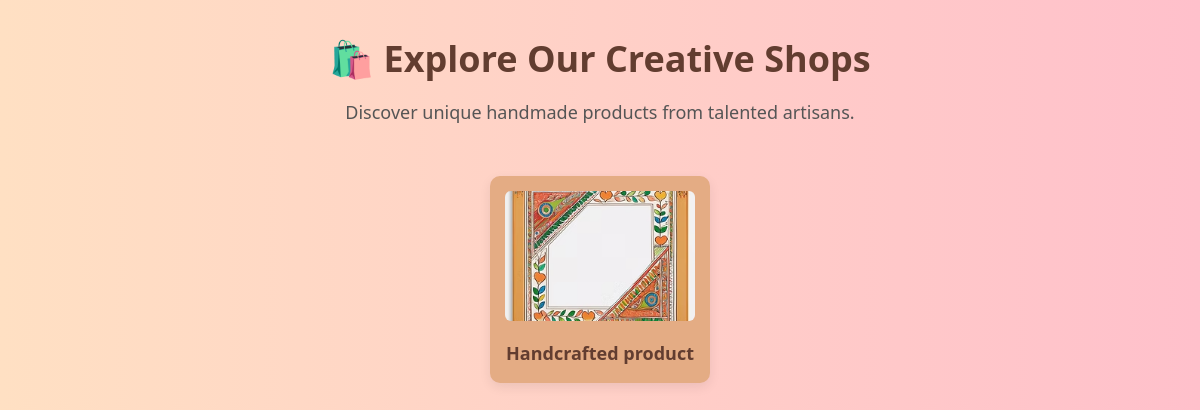
The page /shops on the database its author committed.
### tables this page shows
CREATE TABLE shops (
    id INTEGER PRIMARY KEY AUTOINCREMENT,
    user_id INTEGER NOT NULL,
    shop_name TEXT NOT NULL,
    shop_logo TEXT,
    mobile TEXT,
    bank_account TEXT,
    ifsc TEXT,
    pan TEXT,
    FOREIGN KEY (user_id) REFERENCES users (id)
);

### app.py (the view)
@app.route('/shops')
def list_shops():
    conn = get_db_connection()
    shops = conn.execute('SELECT * FROM shops').fetchall()
    conn.close()
    return render_template('shops.html', shops=shops)

### app.py (called while the page is built)
def get_db_connection():
    conn = sqlite3.connect('artify.db')
    conn.row_factory = sqlite3.Row
    return conn

### templates/shops.html (shortened to what this page needs)
<!DOCTYPE html>
<html lang="en">
<head>
  <link rel="stylesheet" href="{{ url_for('static', filename='css/style.css') }}">
</head>
<body>
  <div class="page-header">
    <h1>🛍️ Explore Our Creative Shops</h1>
    <p>Discover unique handmade products from talented artisans.</p>
  </div>
  <div class="shop-grid">
    {% for shop in shops %}
      <a href="{{ url_for('view_shop_products', shop_id=shop.id) }}" class="shop-link">
        <div class="shop-card">
          <img src="{{ url_for('static', filename=shop.shop_logo) }}" alt="{{ shop.shop_name }}">
          <div class="shop-name">{{ shop.shop_name }}</div>
        </div>
      </a>
    {% endfor %}
  </div>
</body>
</html>

### static/css/style.css (style rules this page uses)
body { margin: 0; font-family: 'Segoe UI', sans-serif; background-color: #fef9f4; color: #333; }
* { margin: 0; padding: 0; box-sizing: border-box; }
body { font-family: 'Segoe UI', sans-serif; background-color: #f5f1ec; color: #333; line-height: 1.6; }
body { font-family: 'Segoe UI', sans-serif; background-color: #f8f2ec; margin: 0; padding: 0; }
body { font-family: 'Segoe UI', sans-serif; background: linear-gradient(to right, #ffe0c3, #ffc0cb); color: #333; }
.page-header { text-align: center; margin: 30px 0; }
.page-header h1 { font-size: 36px; color: #623d30; margin-bottom: 10px; }
.page-header p { font-size: 18px; color: #555; }
.shop-grid { display: flex; flex-wrap: wrap; gap: 25px; justify-content: center; padding: 20px; }
.shop-link { text-decoration: none; }
.shop-card { width: 220px; background-color: #e4ac84; border-radius: 10px; padding: 15px; box-shadow: 0 4px 12px rgba(0, 0, 0, 0.08); transition: transform 0.3s ease, box-shadow 0.3s ease; }
.shop-card img { width: 100%; height: 130px; object-fit: cover; border-radius: 6px; }
.shop-name { font-size: 18px; font-weight: 600; color: #623d30; margin-top: 10px; text-align: center; }

### rows shown on the page
shops: shop_logo (picture), shop_name "Handcrafted product"
